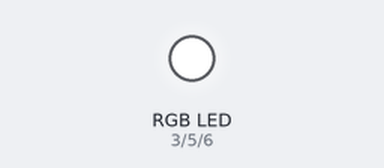
Simulated run of this sketch. Board: Arduino Uno, built with avr-gcc and run on an emulated ATmega328P. Parts: an RGB LED mixed from three pins (HIGH = lit). Dim RGB values are drawn brighter than linear.

Above: at 0.05 s.
At 0.6 s:
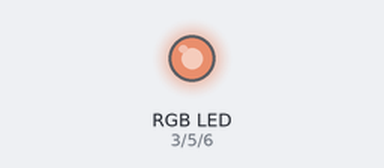
At 1.15 s:
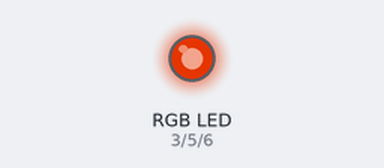
At 2.45 s:
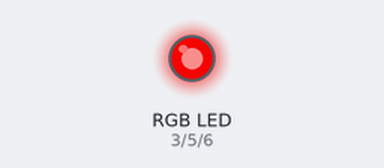
At 4.85 s:
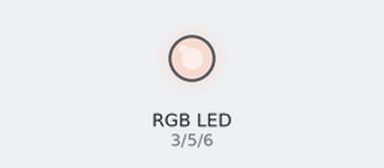
Timing chart, 0 to 6.6 s (numbered marks = the images above):
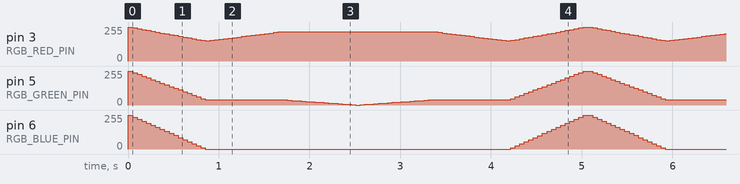

The sketch:

CapyLED.ino
```cpp
// Change this to based on whether you are using a common anode or common cathode
// RGB LED. See: https://makeabilitylab.github.io/physcomp/arduino/rgb-led
// If you are working with a common cathode RGB LED, set this to false.
const boolean COMMON_ANODE = false;

const int RGB_RED_PIN = 3;
const int RGB_GREEN_PIN  = 5;
const int RGB_BLUE_PIN  = 6;
const int DELAY_INTERVAL = 5; // interval in ms between incrementing hues
const byte MAX_RGB_VALUE = 255;

typedef struct {
  int r;
  int g;
  int b;
} Color;

typedef struct {
  Color white;
  Color yellow;
  Color warmYellow;
  Color red;
} Mood;

const int COLORSET_SIZE = 7;
Color _colorSet[COLORSET_SIZE];

void setup() {
  // put your setup code here, to run once:
  // Set the RGB pins to output
  pinMode(RGB_RED_PIN, OUTPUT);
  pinMode(RGB_GREEN_PIN, OUTPUT);
  pinMode(RGB_BLUE_PIN, OUTPUT);

  setColor(255, 255, 255);

  Mood moods;
  moods.white = {255, 255, 255};
  moods.yellow = {150, 40, 0};
  moods.warmYellow = {220, 40, 0};
  moods.red = {220, 0, 0};

  _colorSet[0] = moods.white;
  _colorSet[1] = moods.yellow;
  _colorSet[2] = moods.warmYellow;
  _colorSet[3] = moods.red;
  _colorSet[4] = moods.warmYellow;
  _colorSet[5] = moods.yellow;
  _colorSet[6] = moods.white;


  // _colorSet.insert(_colorSet.begin(), Mood.white);
  // _colorSet.insert(_colorSet.begin(), Mood.yellow);
  // _colorSet.insert(_colorSet.begin(), Mood.warmYellow);
  // _colorSet.insert(_colorSet.begin(), Mood.red);
  // _colorSet.insert(_colorSet.begin(), Mood.warmYellow);
  // _colorSet.insert(_colorSet.begin(), Mood.yellow);

  // Turn on Serial so we can verify expected colors via Serial Monitor
  Serial.begin(9600);
}

void loop() {

  for (int i = 0; i < 101; i++) {
    float fraction = i / 100.0;
    Color currentColor = interpolateColorSet(fraction);


    setColor(currentColor.r, currentColor.g, currentColor.b);
    delay(50);
  }


  // // white to yellow
  // Serial.println("white to yellow");
  // Color bruh1 = {255, 255, 255};
  // Color bruh2 = {150, 40, 0};

  // interpolateColor(bruh1, bruh2);

  // Serial.println("yellow to warm yellow");

  // bruh1 = {150, 40, 0};
  // bruh2 = {220, 40, 0};

  // interpolateColor(bruh1, bruh2);

  // Serial.println("warm yellow to red");

  // bruh1 = {220, 40, 0};
  // bruh2 = {220, 0, 0};

  // interpolateColor(bruh1, bruh2);

  // Serial.println("red to warm yellow");

  // bruh1 = {220, 0, 0};
  // bruh2 = {220, 40, 0};

  // interpolateColor(bruh1, bruh2);

  // Serial.println("warm yellow to yellow");

  // bruh1 = {220, 40, 0};
  // bruh2 = {150, 40, 0};

  // interpolateColor(bruh1, bruh2);

  // Serial.println("yellow to white");
  // bruh1 = {150, 40, 0};
  // bruh2 = {255, 255, 255};

  // interpolateColor(bruh1, bruh2);
}

/**
 * This is from https://makeabilitylab.github.io/physcomp/arduino/rgb-led-fade.html
 * setColor takes in values between 0 - 255 for the amount of red, green, and blue, respectively
 * where 255 is the maximum amount of that color and 0 is none of that color. You can illuminate
 * all colors by intermixing different combinations of red, green, and blue.
 *
 * This function is based on https://gist.github.com/jamesotron/766994
 */
void setColor(int red, int green, int blue)
{
  // If a common anode LED, invert values
  if(COMMON_ANODE == true){
    red = MAX_RGB_VALUE - red;
    green = MAX_RGB_VALUE - green;
    blue = MAX_RGB_VALUE - blue;
  }
  analogWrite(RGB_RED_PIN, red);
  analogWrite(RGB_GREEN_PIN, green);
  analogWrite(RGB_BLUE_PIN, blue);
}

/**
 * Interpolate between two RGB colors
 * From https://sl.bing.net/j1UrqXYF0k8
*/
Color interpolate(const Color& color1, const Color& color2, float fraction) {
    Color result;
    result.r = static_cast<int>((color2.r - color1.r) * fraction + color1.r);
    result.g = static_cast<int>((color2.g - color1.g) * fraction + color1.g);
    result.b = static_cast<int>((color2.b - color1.b) * fraction + color1.b);
    return result;
}

/**
 * Given two Colors, call setColor() every DELAY_INTERVAL,
 * linearly interpolating between these two Colors.
*/
void interpolateColor(Color color1, Color color2) {
  for (int i = 1; i < 101; i++) {
    float fraction = i / 100.0;
    Color interpolatedColor = interpolate(color1, color2, fraction);
    setColor(interpolatedColor.r, interpolatedColor.g, interpolatedColor.b);
    delay(DELAY_INTERVAL);
  }
}

// Interpolate between a set of colors
// Thanks Chat https://sl.bing.net/dADkpPUXIRw
Color interpolateColorSet(float fraction) {
    int segmentCount = COLORSET_SIZE - 1;
    int segmentIndex = static_cast<int>(fraction * segmentCount);
    float segmentFraction = fraction * segmentCount - segmentIndex;

    const Color& color1 = _colorSet[segmentIndex];
    const Color& color2 = _colorSet[segmentIndex + 1];

    Color interpolatedColor;
    interpolatedColor.r = static_cast<int>((color2.r - color1.r) * segmentFraction + color1.r);
    interpolatedColor.g = static_cast<int>((color2.g - color1.g) * segmentFraction + color1.g);
    interpolatedColor.b = static_cast<int>((color2.b - color1.b) * segmentFraction + color1.b);

    return interpolatedColor;
}
```
